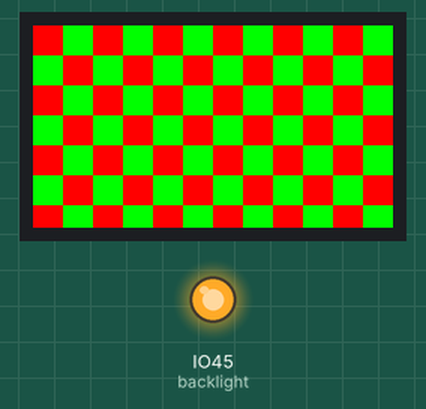
This program was run on a simulated ESP32 board running CircuitPython. Shown: 240×135 colour display, output pins drawn as LEDs (lit = HIGH). What the program prints to the serial console is not drawn.

Above: at 7.6 s.
At 10.7 s:
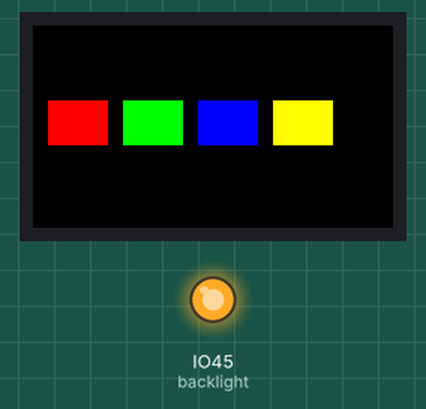

The program:

manual_display_test.py
```python
import board
import displayio
import busio
import digitalio
import adafruit_st7789
import time

print("=== Manual Display Test for ESP32-S3 Reverse TFT ===")
print("Initializing display manually...")

try:
    # Release any existing displays
    displayio.release_displays()
    print("✅ Released displays")

    # Manual pin definitions for ESP32-S3 Reverse TFT
    TFT_CS = board.IO42
    TFT_DC = board.IO40
    TFT_RST = board.IO41
    TFT_BACKLIGHT = board.IO45

    print("✅ Pin assignments loaded")

    # Initialize SPI
    spi = board.SPI()
    print("✅ SPI initialized")

    # Create display bus manually
    display_bus = displayio.FourWire(
        spi,
        command=TFT_DC,
        chip_select=TFT_CS,
        reset=TFT_RST
    )
    print("✅ Display bus created")

    # Initialize ST7789 display manually
    display = adafruit_st7789.ST7789(
        display_bus,
        width=240,
        height=135,
        rotation=270,  # Landscape for reverse TFT
        rowstart=40,   # Offset for 240x135 display
        colstart=53
    )
    print("✅ ST7789 display initialized")

    # Turn on backlight
    backlight = digitalio.DigitalInOut(TFT_BACKLIGHT)
    backlight.direction = digitalio.Direction.OUTPUT
    backlight.value = True
    print("✅ Backlight enabled")

    # Create main group
    main_group = displayio.Group()
    display.show(main_group)
    print("✅ Display group shown")

    # Test 1: Solid colors
    print("Test 1: Solid color backgrounds...")
    colors = [0xFF0000, 0x00FF00, 0x0000FF, 0xFFFF00, 0xFF00FF, 0x00FFFF, 0xFFFFFF]
    color_names = ["Red", "Green", "Blue", "Yellow", "Magenta", "Cyan", "White"]

    for i, (color, name) in enumerate(zip(colors, color_names)):
        print(f"  Showing {name}...")

        # Create full screen bitmap
        bitmap = displayio.Bitmap(display.width, display.height, 1)
        palette = displayio.Palette(1)
        palette[0] = color
        tile_grid = displayio.TileGrid(bitmap, pixel_shader=palette, x=0, y=0)

        # Clear and show
        while len(main_group) > 0:
            main_group.pop()
        main_group.append(tile_grid)

        time.sleep(1)

    print("✅ Color test complete")

    # Test 2: Pattern test
    print("Test 2: Pattern test...")
    bitmap = displayio.Bitmap(display.width, display.height, 3)
    palette = displayio.Palette(3)
    palette[0] = 0x000000  # Black
    palette[1] = 0xFF0000  # Red
    palette[2] = 0x00FF00  # Green

    # Create checkerboard pattern
    for y in range(display.height):
        for x in range(display.width):
            if (x // 20 + y // 20) % 2 == 0:
                bitmap[x, y] = 1  # Red
            else:
                bitmap[x, y] = 2  # Green

    pattern_tile = displayio.TileGrid(bitmap, pixel_shader=palette, x=0, y=0)

    while len(main_group) > 0:
        main_group.pop()
    main_group.append(pattern_tile)

    print("✅ Checkerboard pattern displayed")
    time.sleep(3)

    # Test 3: Simple graphics
    print("Test 3: Simple graphics...")

    # Black background
    bg_bitmap = displayio.Bitmap(display.width, display.height, 1)
    bg_palette = displayio.Palette(1)
    bg_palette[0] = 0x000000
    bg_tile = displayio.TileGrid(bg_bitmap, pixel_shader=bg_palette, x=0, y=0)

    while len(main_group) > 0:
        main_group.pop()
    main_group.append(bg_tile)

    # Add colored rectangles
    rect_colors = [0xFF0000, 0x00FF00, 0x0000FF, 0xFFFF00]
    for i, color in enumerate(rect_colors):
        rect_bitmap = displayio.Bitmap(40, 30, 1)
        rect_palette = displayio.Palette(1)
        rect_palette[0] = color
        rect_tile = displayio.TileGrid(
            rect_bitmap,
            pixel_shader=rect_palette,
            x=10 + i * 50,
            y=50
        )
        main_group.append(rect_tile)

    print("✅ Graphics test complete")

    print("🎉 ALL TESTS PASSED! Display is working perfectly!")
    print("Manual initialization successful.")

except Exception as e:
    print(f"❌ Error: {e}")
    print(f"Error type: {type(e)}")
    import traceback
    traceback.print_exception(type(e), e, e.__traceback__)

print("=== Manual Display Test Complete ===")
print("Check the display for colorful patterns!")

# Keep running
while True:
    time.sleep(1)
```

Measured:
- what the display in image 0 shows lasts 3.0 s, from 7.6 s to 10.6 s
